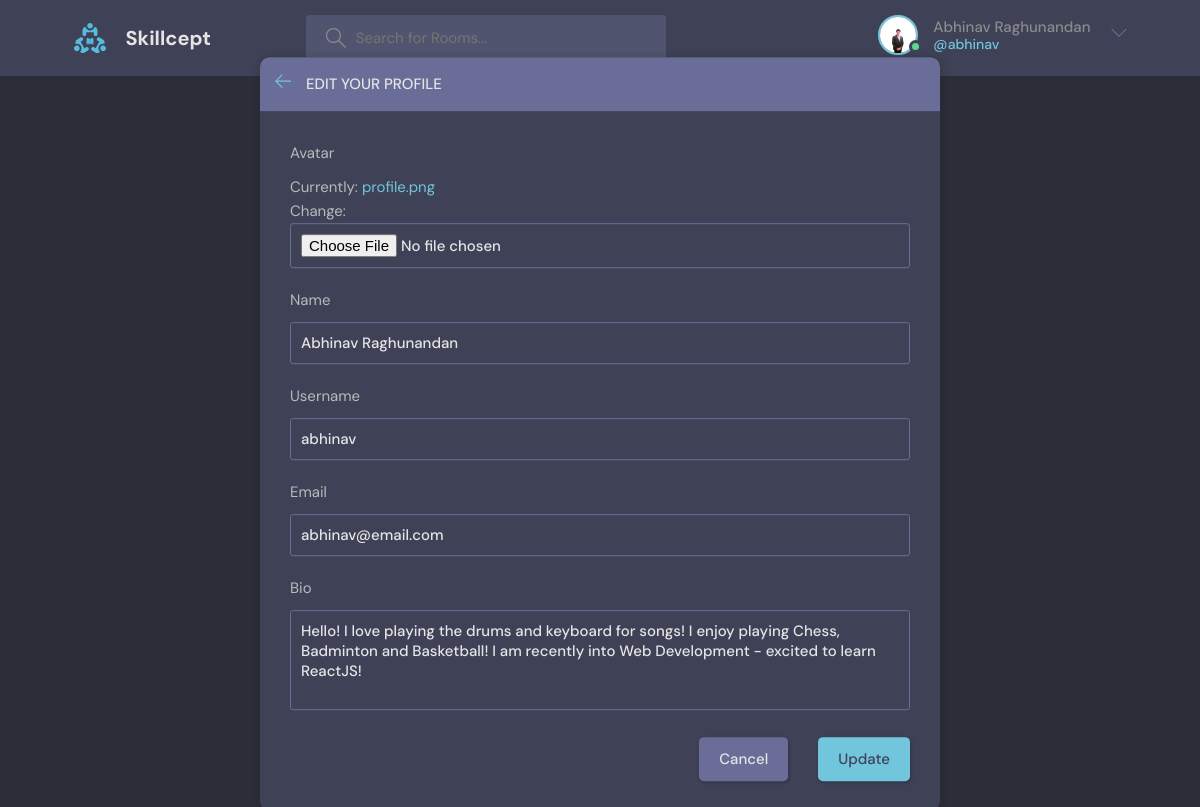
The page /update-user (signed in) on the database its author committed.
### base/models.py (models this page shows)
class User(AbstractUser):
    name = models.CharField(max_length=200, null=True, unique=True)
    email = models.EmailField(null=True, unique=True)
    bio = models.TextField(null=True)
    avatar = models.ImageField(null=True, default='nophoto.svg')
    USERNAME_FIELD = 'email'
    REQUIRED_FIELDS =  []

### base/views.py (the view)
# urls.py: path('update-user', views.updateUser, name='update-user'),
@login_required(login_url='login')
def updateUser(request):
    user = request.user
    form = UserForm(instance=user)
    if request.method == "POST":
        form = UserForm(request.POST, request.FILES, instance=user)
        if form.is_valid():
            form.save()
            return redirect('user-profile', pk=user.id)
    context = {'form': form}
    return render(request, 'base/update-user.html', context)

### base/forms.py
class UserForm(ModelForm):
    class Meta:
        model = User
        fields = ['avatar','name','username', 'email','bio']

### base/templates/base/update-user.html (shortened to what this page needs)
{% extends 'main.html' %}
{% block content %}
    <main class="update-account layout">
        <div class="container">
            <div class="layout__box">
                <div class="layout__boxHeader">
                    <div class="layout__boxTitle">
                        <a href="{% url 'home' %}">
                            <svg version="1.1" xmlns="http://www.w3.org/2000/svg" width="32" height="32"
                                viewBox="0 0 32 32">
                                <title>arrow-left</title>
                                <path
                                    d="M13.723 2.286l-13.723 13.714 13.719 13.714 1.616-1.611-10.96-10.96h27.625v-2.286h-27.625l10.965-10.965-1.616-1.607z">
                                </path>
                            </svg>
                        </a>
                        <h3>Edit your profile</h3>
                    </div>
                </div>
                <div class="layout__body">
                    <form class="form" action="" method="POST" enctype="multipart/form-data">
                      {% for field in form %}
                        <div class="form__group">
                            <label for="{{field.label}}">{{field.label}}</label>
                            {{field}}
                          </div>
                      {% endfor %}
                        <div class="form__action">
                            <a class="btn btn--dark" href="{% url 'user-profile' user.id %}">Cancel</a>
                            <button class="btn btn--main" type="submit">Update</button>
                        </div>
                    </form>
                </div>
            </div>
        </div>
    </main>
{% endblock %}

### templates/navbar.html (shortened to what this page needs)
{% load static %}
<header class="header header--loggedIn">
    <div class="container">
      <a href="{% url 'home' %}" class="header__logo">
        <img src="{% static 'images/logo.svg' %}" />
        <h1>Skillcept</h1>
      </a>
      <form class="header__search" method="GET" action="{% url 'home' %}">
        <label>
          <input name='q' placeholder="Search for Rooms..." />
        </label>
      </form>
      <nav class="header__menu">
        {% if request.user.is_authenticated %}
        <div class="header__user">
          <a href="{% url 'update-user' %}">
            <div class="avatar avatar--medium active">
              <img src="{{request.user.avatar.url}}" />
            </div>
            <p>{{request.user.name}} <span>@{{request.user.username}}</span></p>
          </a>
          <button class="dropdown-button">
            <svg version="1.1" xmlns="http://www.w3.org/2000/svg" width="32" height="32" viewBox="0 0 32 32">
              <title>chevron-down</title>
              <path d="M16 21l-13-13h-3l16 16 16-16h-3l-13 13z"></path>
            </svg>
          </button>
        </div>
        {% else %}
        <a href="{% url 'login' %}">
          <img src="{% static 'images/avatar.svg' %}" />
          <p>Login</p>
        </a>
        {% endif %}
      </nav>
    </div>
  </header>

### rows shown on the page
User: user.avatar (placeholder picture), user.name "Abhinav Raghunandan", user.username "abhinav", form "Abhinav Raghunandan" "abhinav" "abhinav@email.com" "Hello! I love playing the drums and keyboard for songs! I enjoy playing Chess, Badminton and Basketball! I am recently into Web Development - excited to learn ReactJS!"

### other values the page prints
{{ field.label }} "Avatar" "Name" "Username" "Email" "Bio"
